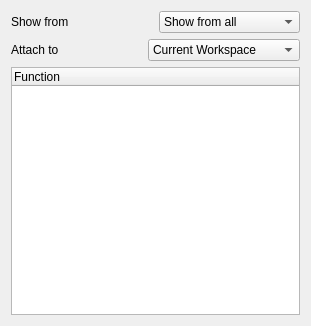
<?xml version="1.0" encoding="UTF-8"?>
<ui version="4.0">
 <class>ConvolutionPicker</class>
 <widget class="QWidget" name="ConvolutionPicker">
  <property name="geometry">
   <rect>
    <x>0</x>
    <y>0</y>
    <width>311</width>
    <height>326</height>
   </rect>
  </property>
  <property name="windowTitle">
   <string>Form</string>
  </property>
  <layout class="QHBoxLayout" name="horizontalLayout">
   <item>
    <layout class="QGridLayout" name="gridLayout">
     <item row="2" column="0">
      <widget class="QTreeWidget" name="treeWidget">
       <property name="selectionMode">
        <enum>QAbstractItemView::MultiSelection</enum>
       </property>
       <property name="animated">
        <bool>true</bool>
       </property>
       <property name="columnCount">
        <number>1</number>
       </property>
       <attribute name="headerVisible">
        <bool>true</bool>
       </attribute>
       <attribute name="headerCascadingSectionResizes">
        <bool>false</bool>
       </attribute>
       <column>
        <property name="text">
         <string>Function</string>
        </property>
       </column>
      </widget>
     </item>
     <item row="0" column="0">
      <layout class="QHBoxLayout" name="horizontalLayout_2">
       <item>
        <widget class="QLabel" name="label">
         <property name="text">
          <string>Show from</string>
         </property>
        </widget>
       </item>
       <item>
        <widget class="QComboBox" name="comboBox">
         <item>
          <property name="text">
           <string>Show from all</string>
          </property>
         </item>
         <item>
          <property name="text">
           <string>Show from current</string>
          </property>
         </item>
        </widget>
       </item>
      </layout>
     </item>
     <item row="1" column="0">
      <layout class="QHBoxLayout" name="horizontalLayout_5">
       <item>
        <widget class="QLabel" name="label_2">
         <property name="text">
          <string>Attach to </string>
         </property>
        </widget>
       </item>
       <item>
        <widget class="QComboBox" name="comboBox_2">
         <item>
          <property name="text">
           <string>Current Workspace</string>
          </property>
         </item>
         <item>
          <property name="text">
           <string>create new workspace</string>
          </property>
         </item>
        </widget>
       </item>
      </layout>
     </item>
    </layout>
   </item>
  </layout>
 </widget>
 <resources/>
 <connections/>
</ui>
